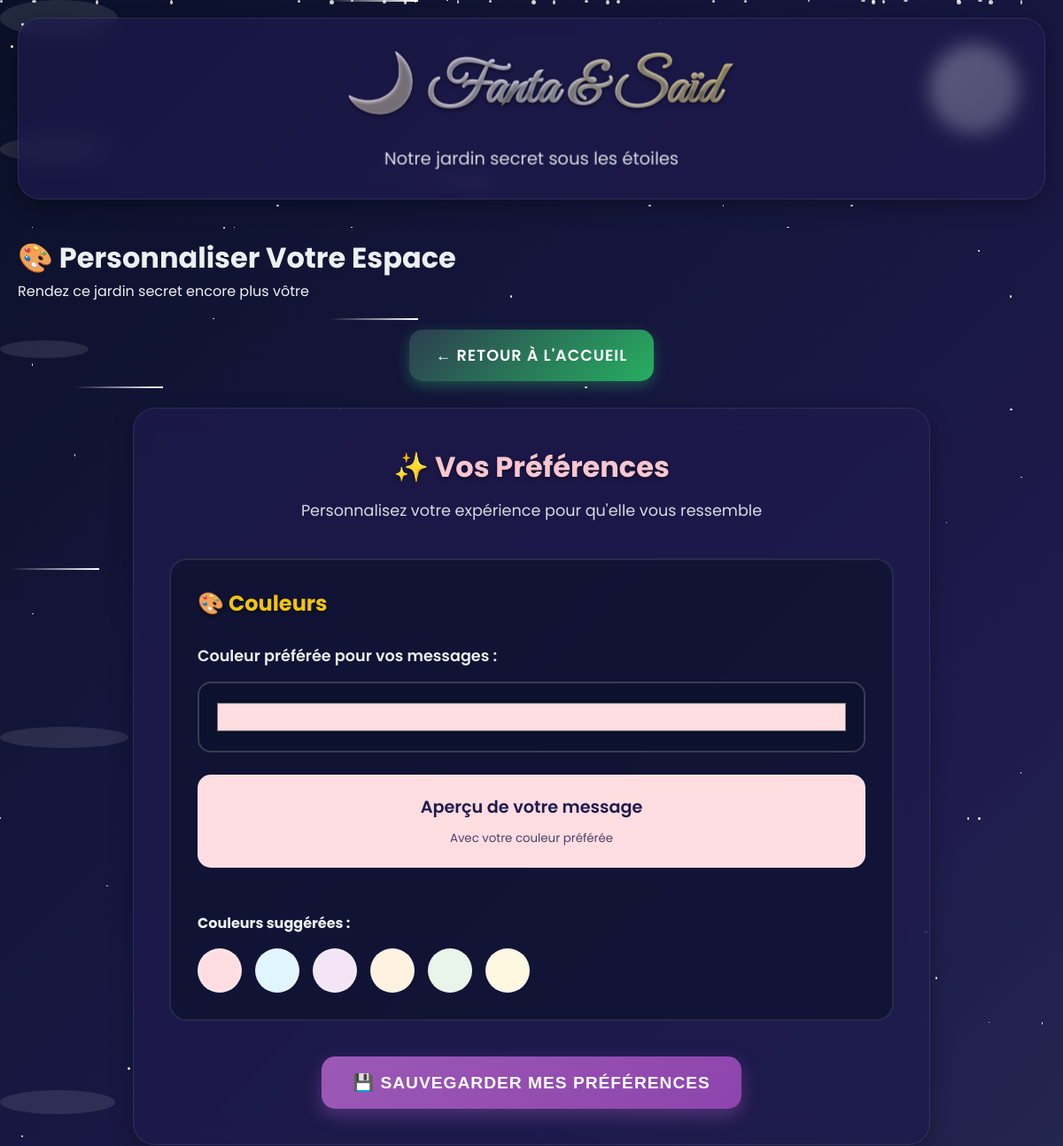
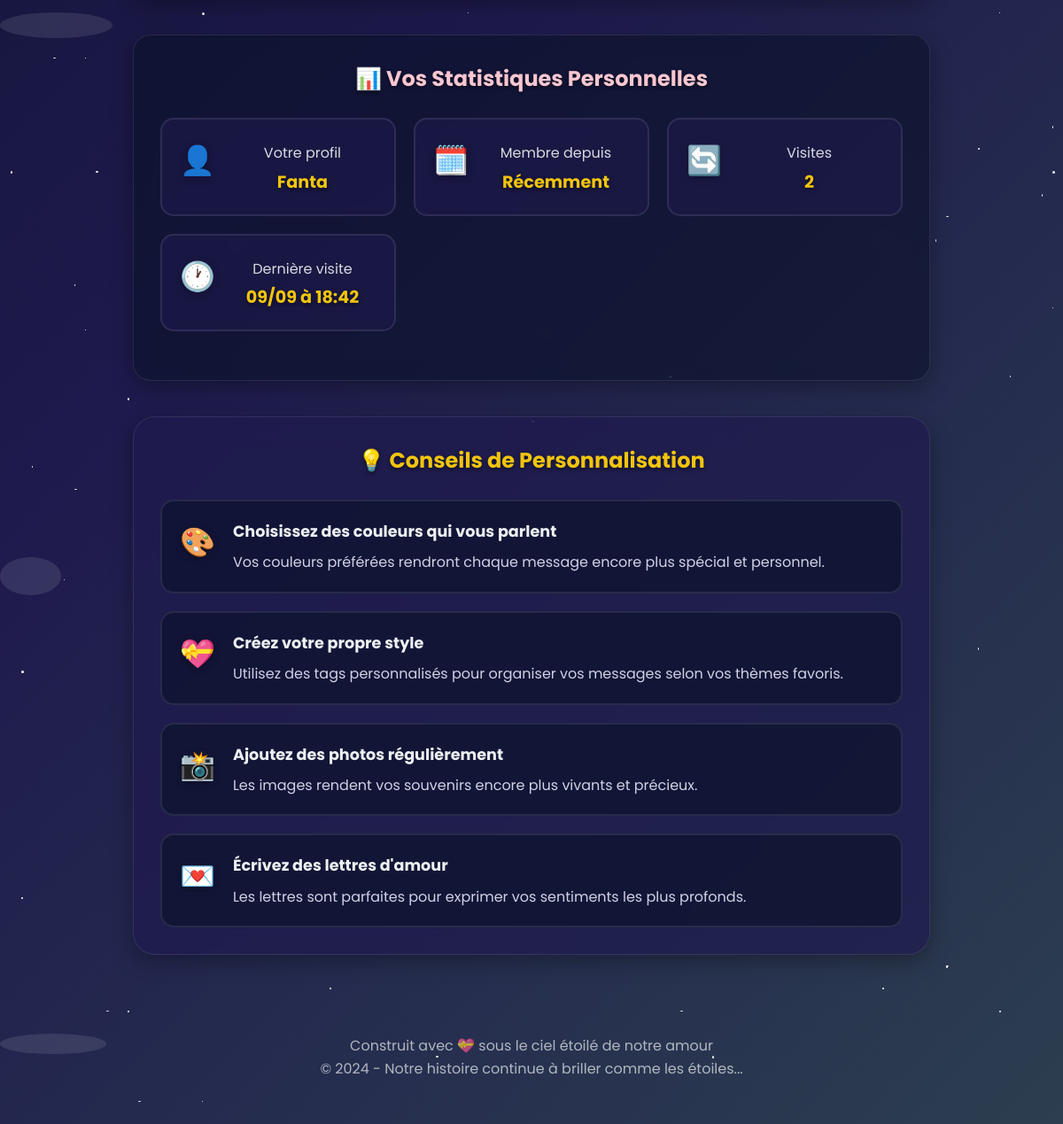
/personalize (signed in), run on the app's committed database (2 pictures, top to bottom).
### app.py (models this page shows, shortened)
class User(UserMixin, db.Model):
    id = db.Column(db.Integer, primary_key=True)
    username = db.Column(db.String(50), unique=True, nullable=False)
    password_hash = db.Column(db.String(128), nullable=False)
    created_at = db.Column(db.DateTime, default=datetime.utcnow)
    last_login = db.Column(db.DateTime)
    visit_count = db.Column(db.Integer, default=0)
    favorite_color = db.Column(db.String(7), default='#ffdde1')

### app.py (the view, shortened to what this page needs)
@app.route('/personalize', methods=['GET', 'POST'])
@login_required
def personalize():
    return render_template('personalize.html',
                         user=current_user.username,
                         current_color=current_user.favorite_color)

### app.py (called while the page is built)
@login_manager.user_loader
def load_user(user_id):
    return User.query.get(int(user_id))

### templates/personalize.html (shortened to what this page needs)
{% extends "base.html" %}
{% block content %}
<div class="header-container">
    <h1>🎨 Personnaliser Votre Espace</h1>
    <p>Rendez ce jardin secret encore plus vôtre</p>
</div>
<div class="navigation-links">
    <a href="{{ url_for('index') }}" class="btn btn-secondary">← Retour à l'accueil</a>
</div>
<div class="personalize-container">
    <div class="personalize-card">
        <div class="card-header">
            <h2>✨ Vos Préférences</h2>
            <p>Personnalisez votre expérience pour qu'elle vous ressemble</p>
        </div>
        <form method="POST" class="personalize-form">
            <div class="preference-section">
                <h3>🎨 Couleurs</h3>
                <div class="color-preferences">
                    <div class="form-group">
                        <label for="favorite_color">Couleur préférée pour vos messages :</label>
                        <div class="color-picker-container">
                            <input type="color" name="favorite_color" id="favorite_color" value="{{ current_color }}" class="color-picker">
                            <div class="color-preview" id="color-preview">
                                <div class="preview-message">
                                    <p>Aperçu de votre message</p>
                                    <small>Avec votre couleur préférée</small>
                                </div>
                            </div>
                        </div>
                    </div>
                    <div class="color-presets">
                        <h4>Couleurs suggérées :</h4>
                        <div class="preset-colors">
                            <div class="preset-color" data-color="#ffdde1" style="background: #ffdde1;" title="Rose tendre"></div>
                            <div class="preset-color" data-color="#e1f5fe" style="background: #e1f5fe;" title="Bleu ciel"></div>
                            <div class="preset-color" data-color="#f3e5f5" style="background: #f3e5f5;" title="Lavande"></div>
                            <div class="preset-color" data-color="#fff3e0" style="background: #fff3e0;" title="Pêche"></div>
                            <div class="preset-color" data-color="#e8f5e8" style="background: #e8f5e8;" title="Vert menthe"></div>
                            <div class="preset-color" data-color="#fff8e1" style="background: #fff8e1;" title="Jaune doux"></div>
                        </div>
                    </div>
                </div>
            </div>
            <div class="form-actions">
                <button type="submit" class="btn btn-customize btn-large">💾 Sauvegarder mes préférences</button>
            </div>
        </form>
    </div>
    <div class="personal-stats">
        <h3>📊 Vos Statistiques Personnelles</h3>
        <div class="stats-grid">
            <div class="stat-card">
                <div class="stat-icon">👤</div>
                <div class="stat-info">
                    <div class="stat-label">Votre profil</div>
                    <div class="stat-value">{{ user|title }}</div>
                </div>
            </div>
            <div class="stat-card">
                <div class="stat-icon">🗓️</div>
                <div class="stat-info">
                    <div class="stat-label">Membre depuis</div>
                    <div class="stat-value">{{ current_user.created_at.strftime('%B %Y') if current_user.created_at else 'Récemment' }}</div>
                </div>
            </div>
            <div class="stat-card">
                <div class="stat-icon">🔄</div>
                <div class="stat-info">
                    <div class="stat-label">Visites</div>
                    <div class="stat-value">{{ current_user.visit_count or 0 }}</div>
                </div>
            </div>
            <div class="stat-card">
                <div class="stat-icon">🕐</div>
                <div class="stat-info">
                    <div class="stat-label">Dernière visite</div>
                    <div class="stat-value">{{ current_user.last_login.strftime('%d/%m à %H:%M') if current_user.last_login else 'Maintenant' }}</div>
                </div>
            </div>
        </div>
    </div>
    <div class="personalization-tips">
        <h3>💡 Conseils de Personnalisation</h3>
        <div class="tips-list">
            <div class="tip-item">
                <span class="tip-icon">🎨</span>
                <div class="tip-content">
                    <h4>Choisissez des couleurs qui vous parlent</h4>
                    <p>Vos couleurs préférées rendront chaque message encore plus spécial et personnel.</p>
                </div>
            </div>
            <div class="tip-item">
                <span class="tip-icon">💝</span>
                <div class="tip-content">
                    <h4>Créez votre propre style</h4>
                    <p>Utilisez des tags personnalisés pour organiser vos messages selon vos thèmes favoris.</p>
                </div>
            </div>
            <div class="tip-item">
                <span class="tip-icon">📸</span>
                <div class="tip-content">
                    <h4>Ajoutez des photos régulièrement</h4>
                    <p>Les images rendent vos souvenirs encore plus vivants et précieux.</p>
                </div>
            </div>
            <div class="tip-item">
                <span class="tip-icon">💌</span>
                <div class="tip-content">
                    <h4>Écrivez des lettres d'amour</h4>
                    <p>Les lettres sont parfaites pour exprimer vos sentiments les plus profonds.</p>
                </div>
            </div>
        </div>
    </div>
</div>
{% endblock %}

### static/style.css (style rules this page uses)
:root { --midnight-blue: #0a1128; --deep-purple: #1e1a4d; --twilight-blue: #2c3e50; --moonlight-silver: #ecf0f1; --starlight-gold: #f1c40f; --rose-quartz: #f8c6d0; --lavender-blush: #e6e6fa; --mystic-purple: #8e44ad; --forest-green: #27ae60; --ocean-blue: #3498db; --night-sky: linear-gradient(135deg, #0a1128 0%, #1e1a4d 50%, #2c3e50 100%); --moon-glow: linear-gradient(135deg, #ecf0f1 0%, #bdc3c7 100%); --twilight: linear-gradient(135deg, #2c3e50 0%, #8e44ad 100%); --aurora: linear-gradient(135deg, #27ae60 0%, #3498db 50%, #8e44ad 100%); --glow-shadow: 0 0 20px rgba(236, 240, 241, 0.3); --deep-shadow: 0 10px 30px rgba(0, 0, 0, 0.5); --card-shadow: 0 8px 25px rgba(0, 0, 0, 0.3); --transition: all 0.4s cubic-bezier(0.25, 0.46, 0.45, 0.94); --text-shadow: 0 2px 4px rgba(0, 0, 0, 0.5); --success-green: #27ae60; --warning-orange: #f39c12; --error-red: #e74c3c; --info-blue: #3498db; --accent-purple: #9b59b6; }
* { margin: 0; padding: 0; box-sizing: border-box; }
html { scroll-behavior: smooth; }
body { font-family: 'Poppins', 'Roboto', sans-serif; background: var(--night-sky); color: var(--moonlight-silver); min-height: 100vh; position: relative; overflow-x: hidden; line-height: 1.6; }
.stat-label { display: block; font-size: 0.9em; color: var(--moonlight-silver); opacity: 0.8; margin-top: 5px; }
.color-picker { display: flex; align-items: center; gap: 15px; flex-wrap: wrap; }
.btn { display: inline-block; padding: 15px 30px; border: none; border-radius: 15px; text-decoration: none; font-weight: 600; transition: var(--transition); cursor: pointer; text-align: center; font-size: 1.1em; text-transform: uppercase; letter-spacing: 1px; position: relative; overflow: hidden; }
.btn::before { content: ''; position: absolute; top: 0; left: -100%; width: 100%; height: 100%; background: linear-gradient(90deg, transparent, rgba(255, 255, 255, 0.2), transparent); transition: var(--transition); }
.btn-secondary { background: linear-gradient(135deg, var(--twilight-blue), var(--forest-green)); color: white; box-shadow: 0 5px 15px rgba(39, 174, 96, 0.4); }
.navigation-links { display: flex; justify-content: center; gap: 20px; flex-wrap: wrap; margin: 30px 0; }
.stats-grid { display: grid; grid-template-columns: repeat(auto-fit, minmax(200px, 1fr)); gap: 20px; margin: 25px 0; }
.stat-card { background: rgba(10, 17, 40, 0.6); border-radius: 15px; padding: 25px; text-align: center; transition: var(--transition); border: 2px solid rgba(236, 240, 241, 0.1); }
.stat-icon { font-size: 3em; margin-bottom: 15px; filter: drop-shadow(0 4px 8px rgba(0, 0, 0, 0.3)); }
.stat-card .stat-label { color: var(--moonlight-silver); font-size: 1em; opacity: 0.9; }
.btn-customize { background: linear-gradient(135deg, var(--accent-purple), var(--mystic-purple)); color: white; box-shadow: 0 8px 20px rgba(155, 89, 182, 0.4); }
.form-group { margin-bottom: 25px; }
.form-group input { width: 100%; padding: 18px; border: 2px solid rgba(236, 240, 241, 0.2); border-radius: 15px; font-size: 1.1em; transition: var(--transition); background: rgba(10, 17, 40, 0.6); color: var(--moonlight-silver); }
.btn-large { padding: 18px 35px; font-size: 1.2em; }

### data on the page
User: favorite_color "#ffdde1", username "Fanta", created_at "Récemment", visit_count "2", last_login "09/09 à 18:42"
